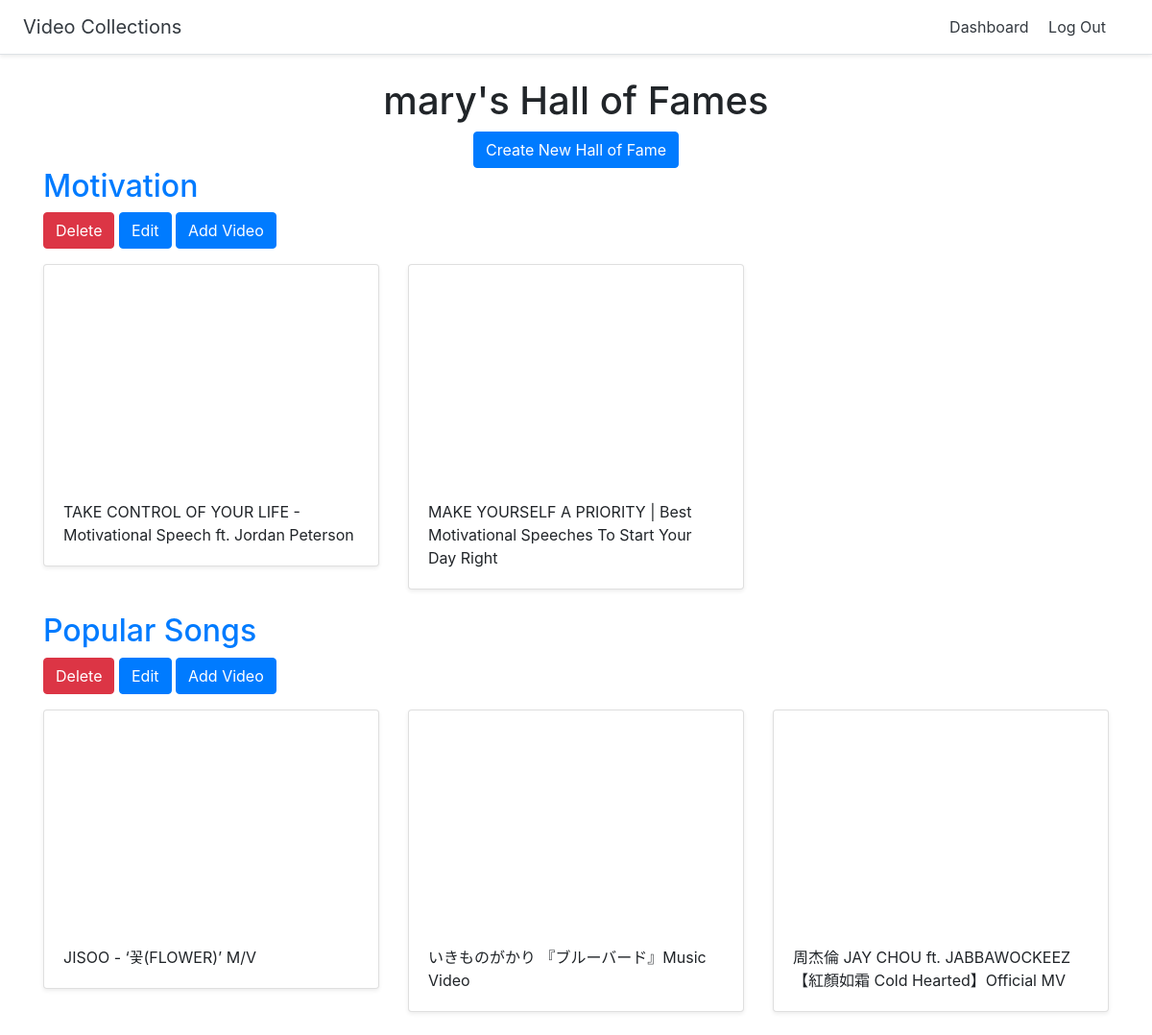
The page /dashboard (signed in) on the database its author committed.
### halls/models.py (models this page shows)
class Hall(models.Model):
    title = models.CharField(max_length=255)
    '''
    purpose : to know which hall is created by which user
    '''
    user = models.ForeignKey(User, on_delete=models.CASCADE)  #one user can have many Halls

class Video(models.Model):
    title = models.CharField(max_length=255)
    url = models.URLField()
    youtube_id = models.CharField(max_length=255)
    hall = models.ForeignKey(Hall, on_delete=models.CASCADE)  #one Hall can have many Videos

### halls/views.py (the view)
# urls.py: path('dashboard',views.dashboard, name='dashboard'),
@login_required  #must login to see the dashboard
def dashboard(request):
    halls = Hall.objects.filter(user=request.user)#get the halls from current user
    return render(request,'halls/dashboard.html',{'halls':halls})

### halls/templates/halls/dashboard.html (shortened to what this page needs)
{% extends 'halls/base.html' %}
{% load static %}
{% block content %}
<div class="container">
    <div class="text-center">
        <br>
        <h1>{{user.username}}'s Hall of Fames</h1>
        <a href="{% url 'create_hall' %}" class="btn btn-primary">Create New Hall of Fame </a>
    </div>
        {% for hall in halls %}
        <h2><a href="{% url 'detail_hall' hall.id %}">{{ hall.title }}</a></h2>
        <a href="{% url 'delete_hall' hall.id %}" class="btn btn-danger">Delete</a>
        <a href="{% url 'update_hall' hall.id %}" class="btn btn-primary">Edit</a>
        <a href="{% url 'add_video' hall.id %}" class="btn btn-primary">Add Video</a>
        <div class="row">
            {% for video in hall.video_set.all %}
            <div class="col-md-4 mt-3">
                <div class="card mb-4 shadow-sm">
                    <iframe width="100%" height="225" src="https://www.youtube.com/embed/{{ video.youtube_id}}" title="YouTube video player" frameborder="0" allow="accelerometer; autoplay; clipboard-write; encrypted-media; gyroscope; picture-in-picture; web-share" allowfullscreen></iframe>
                    <div class="card-body">
                        <p class="card-text">{{ video.title}}</p>
                    </div>
                </div>
            </div>
        {% endfor %}
        </div>
        {% endfor %}
</div>
{% endblock %}

### rows shown on the page
Hall: title "Motivation"
Video: title "TAKE CONTROL OF YOUR LIFE - Motivational Speech ft. Jordan Peterson"
Video: title "MAKE YOURSELF A PRIORITY | Best Motivational Speeches To Start Your Day Right"
Hall: title "Popular Songs"
Video: title "JISOO - ‘꽃(FLOWER)’ M/V"
Video: title "いきものがかり 『ブルーバード』Music Video"
Video: title "周杰倫 JAY CHOU ft. JABBAWOCKEEZ【紅顏如霜 Cold Hearted】Official MV"

### other values the page prints
{{ user.username }} "mary"
